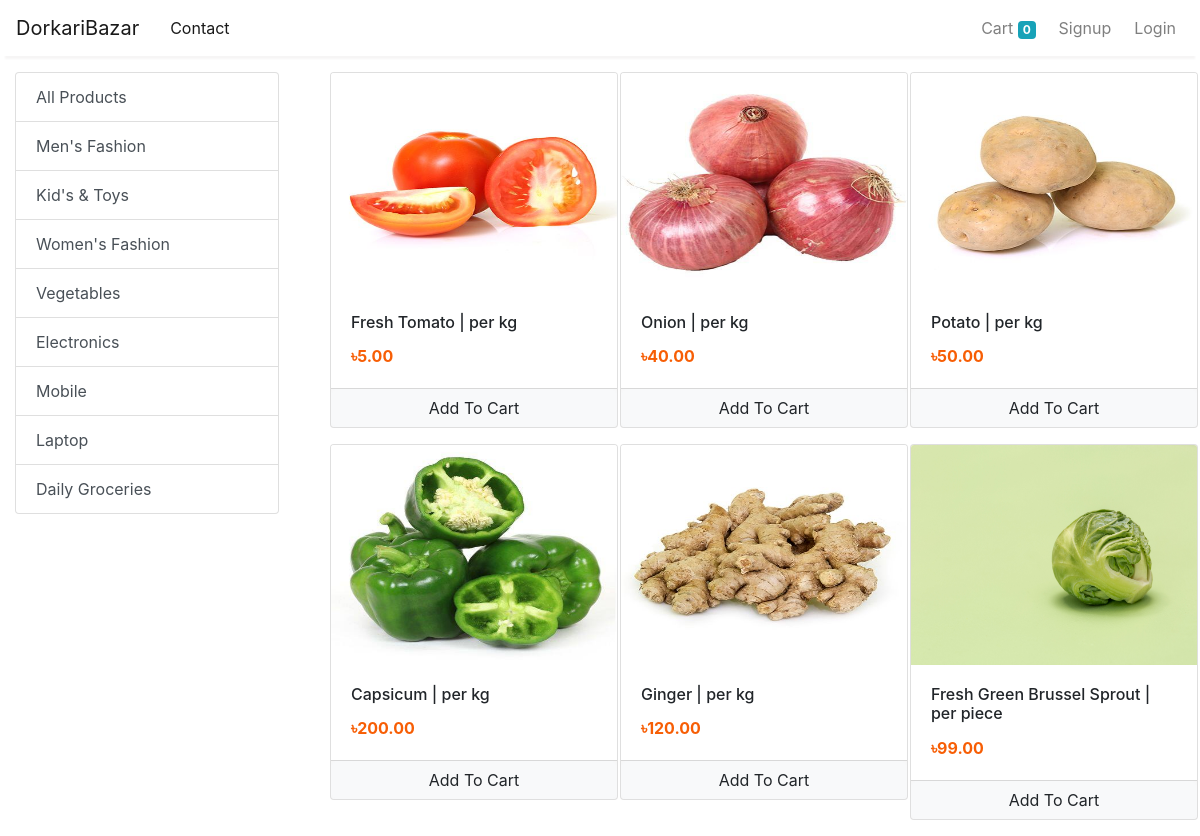
The app's page /?category=4 with its own data.
### store/models/category.py (models this page shows, shortened)
class Category(models.Model):
    name = models.CharField(max_length=20)
    @staticmethod
    def Get_all_Catogreis():
        return Category.objects.all()

### store/models/product.py (models this page shows, shortened)
class Product(models.Model):
    name = models.CharField(max_length=100)
    category = models.ForeignKey(Category, on_delete=models.CASCADE, default=1, null=True, blank=True)
    price = models.IntegerField(default=0)
    description = models.CharField(max_length=300, default=' ')
    image = models.ImageField(upload_to='upload/products/')
    @staticmethod
    def Get_all_products_by_id(category_id):
        if category_id:
            return Product.objects.filter(category=category_id)
        else:
            return  Product.Get_all_products()

### store/views/home.py (the view, shortened to what this page needs)
# urls.py: path('', Index.as_view(), name='homepage'),
class Index(View):
    def get(self,request):
        cart = request.session.get('cart')
        if not cart:
            request.session['cart'] = {}
        product = None
        category = Category.Get_all_Catogreis()
        categoryID = request.GET.get('category')
        if categoryID:
            product = Product.Get_all_products_by_id(categoryID)
        else:
            product = Product.Get_all_products()
        customer_id = request.session.get('customer')
        customers = customer.get_customer_byID(customer_id)
        data = {}
        data['username'] = customers
        data['products'] = product
        data['category'] = category
        print('you are', request.session.get('email'))
        print('customer',customers)
        return render(request, 'index.html', data)

### store/models/customer.py (called while the page is built)
    @staticmethod
    def get_customer_byID(customer_id):
        return customer.objects.filter(id=customer_id)

### store/templatetags/cart.py (called while the page is built)
@register.filter(name='is_in_cart')
def is_in_cart(product, cart):
    keys = cart.keys()
    for id in keys:
        if int(id) == product.id:
            return True
    return False

### store/templates/index.html (shortened to what this page needs)
{% extends 'base.html' %}
{% block content %}
{% load cart %}
<div class="container-fluid mt-3">
	<div class="row">
		<div class="col-lg-3 mx-auto">
			<div class="list-group">
				<a href="/" class="list-group-item list-group-item-action">All Products</a>
                {% for categories in category  %}
                <a href="/?category={{categories.id}}"
					class="list-group-item list-group-item-action">{{ categories.name }}</a>
                {% endfor %}
			</div>
		</div>
		<div id='products' class="col-lg-9 mx-auto">
			<div class="row mx-auto">
                {% for product in products %}
                <div class="col-lg-4 mb-3">
                     <div class="card product" style="width: 18rem;" id="{{product.id}}">
                      <img class="card-img-top" src="{{ product.image.url }}" alt="Card image cap" height="250px">
                          <div class="card-body">
                            <h5 class="card-title">{{ product.name }}</h5>
                            <p class="card-text">৳{{ product.price }}.00</p>
                          </div>
						 <div class="card-footer p-0 no-gutters">
						{% if product|is_in_cart:request.session.cart %}
						<div class="row no-gutters">
							<form action="/#{{product.id}}" class="col-2 " method="post">
								{% csrf_token %}
								<input hidden type="text" name='product' value='{{product.id}}'>
								<input hidden type="text" name='remove' value='True'>
								<input type="submit" value=" - " class="btn btn-block btn-light border-right">
							</form>
							<div class="text-center col">{{product|cart_quantity:request.session.cart}} in Cart</div>
							<form action="/#{{product.id}}" class="col-2 " method="post">
								{% csrf_token %}
								<input hidden type="text" name='product' value='{{product.id}}'>
								<input type="submit" value=" + " class="btn btn-block btn-light border-left">
							</form>
						</div>
						{% else %}
						<form action="/#{{product.id}}" method="POST" class="btn-block">
							<input type="submit" class="float-right btn btn-light  form-control"
								value="Add To Cart">
						</form>
						{% endif %}
					</div>
                    </div>
                </div>
                {% endfor %}
                </div>
            </div>
		</div>
	</div>
{% endblock %}

### store/templates/assets/css/style.css (style rules this page uses)
.list-group { position: fixed; width: 23%; }

### store/templates/base.html (style rules this page uses)
.list-group { position: fixed; width: 22%; }
.product .card-img-top { height: 220px; }
.product .card-title { font-size: 16px; }
.product .card-text { font-size: 16px; font-weight: bold; color: #f75e05; }

### records on screen
Category: name "Men's Fashion"
Category: name "Kid's & Toys"
Category: name "Women's Fashion"
Category: name "Vegetables"
Category: name "Electronics"
Category: name "Mobile"
Category: name "Laptop"
Category: name "Daily Groceries"
Product: image (picture), name "Fresh Tomato | per kg", price "5"
Product: image (picture), name "Onion | per kg", price "40"
Product: image (picture), name "Potato | per kg", price "50"
Product: image (picture), name "Capsicum | per kg", price "200"
Product: image (picture), name "Ginger | per kg", price "120"
Product: {{ product.id }} 18 (drawn), image (picture), name "Fresh Green Brussel Sprout | per piece", price "99"

### other values on screen
{{ request.session.cart.keys|length }} "0"
